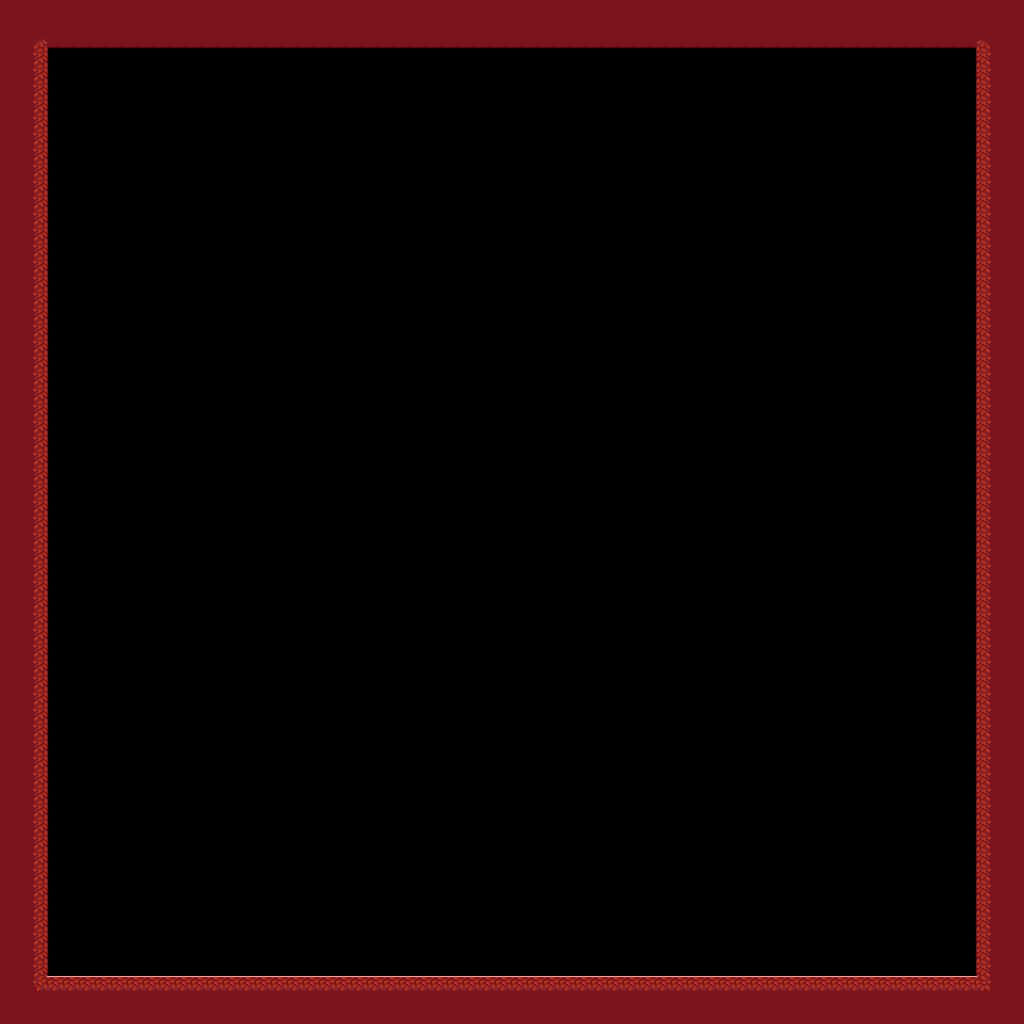

Tiled map render using the project's own tile images. Description and the map definition, with tile-layer contents summarised, below:
An orthogonal 64x64 tile map with 16x16 px tiles, 12 tile layers (Background, BG3, Background2, Normal, ...), 4 tilesets.

<map version="1.2" tiledversion="1.2.0" orientation="orthogonal" renderorder="right-down" width="64" height="64" tilewidth="16" tileheight="16" infinite="0" nextlayerid="24" nextobjectid="1">
 <tileset firstgid="1" source="../blue_castle_tiles.tsx" />
 <tileset firstgid="257" source="../purple_ruins_tiles.tsx" />
 <tileset firstgid="513" source="../forest_tiles.tsx" />
 <tileset firstgid="769" source="../collision_tiles.tsx" />
 <layer id="12" name="Background" width="64" height="64">
  <data>[4096 cells, 4096 non-empty, 1 distinct tile ids]</data>
 </layer>
 <layer id="13" name="BG3" width="64" height="64">
  <data>[4096 cells, 0 non-empty, 0 distinct tile ids]</data>
 </layer>
 <layer id="14" name="Background2" width="64" height="64">
  <data>[4096 cells, 0 non-empty, 0 distinct tile ids]</data>
 </layer>
 <layer id="23" name="Normal" width="64" height="64">
  <data>[4096 cells, 732 non-empty, 9 distinct tile ids]</data>
 </layer>
 <layer id="15" name="Collision" width="64" height="64">
  <properties>
   <property name="unity:layer" value="Collision" />
  </properties>
  <data>[4096 cells, 732 non-empty, 1 distinct tile ids]</data>
 </layer>
 <layer id="16" name="CollisionSpikes" width="64" height="64">
  <data>[4096 cells, 0 non-empty, 0 distinct tile ids]</data>
 </layer>
 <layer id="17" name="Lights1" width="64" height="64">
  <data>[4096 cells, 0 non-empty, 0 distinct tile ids]</data>
 </layer>
 <layer id="18" name="Lights2" width="64" height="64">
  <data>[4096 cells, 0 non-empty, 0 distinct tile ids]</data>
 </layer>
 <layer id="19" name="Hidden" width="64" height="64">
  <properties>
   <property name="unity:sortingLayerName" value="Foreground" />
  </properties>
  <data>[4096 cells, 0 non-empty, 0 distinct tile ids]</data>
 </layer>
 <layer id="20" name="Platforms" width="64" height="64">
  <properties>
   <property name="unity:layer" value="Platform" />
  </properties>
  <data>[4096 cells, 0 non-empty, 0 distinct tile ids]</data>
 </layer>
 <layer id="21" name="Platforms2" width="64" height="64">
  <properties>
   <property name="unity:layer" value="Platform" />
  </properties>
  <data>[4096 cells, 0 non-empty, 0 distinct tile ids]</data>
 </layer>
 <layer id="22" name="Foreground" width="64" height="64">
  <properties>
   <property name="unity:sortingLayerName" value="Foreground" />
  </properties>
  <data>[4096 cells, 0 non-empty, 0 distinct tile ids]</data>
 </layer>
</map>
